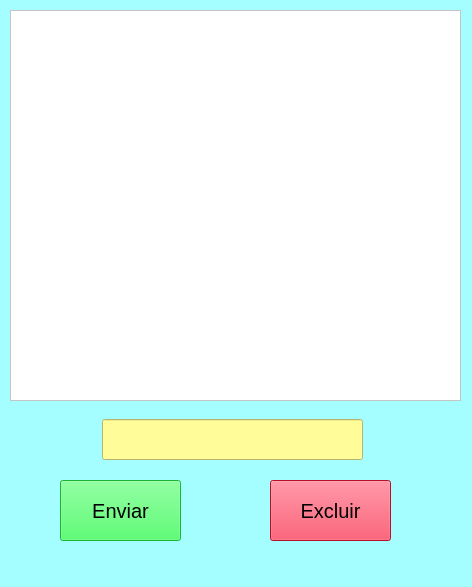
<?xml version="1.0" encoding="UTF-8"?>
<ui version="4.0">
 <class>MainWindow</class>
 <widget class="QMainWindow" name="MainWindow">
  <property name="geometry">
   <rect>
    <x>0</x>
    <y>0</y>
    <width>472</width>
    <height>587</height>
   </rect>
  </property>
  <property name="windowTitle">
   <string>MainWindow</string>
  </property>
  <property name="styleSheet">
   <string notr="true">background-color: rgb(164, 254, 255);</string>
  </property>
  <widget class="QWidget" name="centralwidget">
   <widget class="QListWidget" name="listWidget">
    <property name="geometry">
     <rect>
      <x>10</x>
      <y>10</y>
      <width>451</width>
      <height>391</height>
     </rect>
    </property>
    <property name="font">
     <font>
      <pointsize>13</pointsize>
     </font>
    </property>
    <property name="styleSheet">
     <string notr="true">background-color: rgb(255, 255, 255);</string>
    </property>
   </widget>
   <widget class="QLineEdit" name="lineEdit">
    <property name="geometry">
     <rect>
      <x>102</x>
      <y>419</y>
      <width>261</width>
      <height>41</height>
     </rect>
    </property>
    <property name="font">
     <font>
      <pointsize>13</pointsize>
     </font>
    </property>
    <property name="styleSheet">
     <string notr="true">background-color:rgb(255, 252, 153);</string>
    </property>
   </widget>
   <widget class="QPushButton" name="pushButton">
    <property name="geometry">
     <rect>
      <x>60</x>
      <y>480</y>
      <width>121</width>
      <height>61</height>
     </rect>
    </property>
    <property name="font">
     <font>
      <pointsize>15</pointsize>
     </font>
    </property>
    <property name="styleSheet">
     <string notr="true">background-color: rgb(37, 255, 73);</string>
    </property>
    <property name="text">
     <string>Enviar</string>
    </property>
   </widget>
   <widget class="QPushButton" name="pushButton_2">
    <property name="geometry">
     <rect>
      <x>270</x>
      <y>480</y>
      <width>121</width>
      <height>61</height>
     </rect>
    </property>
    <property name="font">
     <font>
      <pointsize>15</pointsize>
     </font>
    </property>
    <property name="styleSheet">
     <string notr="true">background-color: rgb(255, 23, 54);</string>
    </property>
    <property name="text">
     <string>Excluir</string>
    </property>
   </widget>
  </widget>
  <widget class="QMenuBar" name="menubar">
   <property name="geometry">
    <rect>
     <x>0</x>
     <y>0</y>
     <width>472</width>
     <height>21</height>
    </rect>
   </property>
  </widget>
  <widget class="QStatusBar" name="statusbar"/>
 </widget>
 <resources/>
 <connections/>
</ui>
